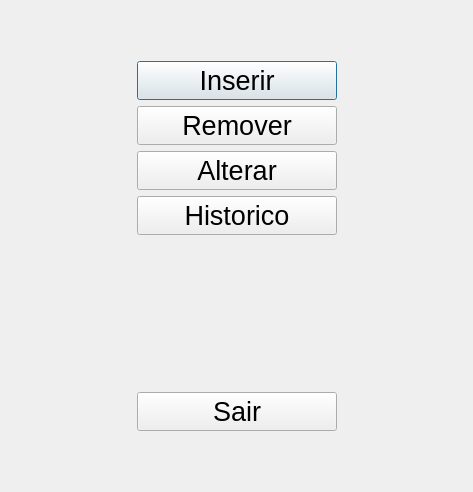
<?xml version="1.0" encoding="UTF-8"?>
<ui version="4.0">
 <class>FrmMenu</class>
 <widget class="QDialog" name="FrmMenu">
  <property name="geometry">
   <rect>
    <x>0</x>
    <y>0</y>
    <width>473</width>
    <height>492</height>
   </rect>
  </property>
  <property name="font">
   <font>
    <pointsize>20</pointsize>
   </font>
  </property>
  <property name="windowTitle">
   <string>FrmMenu</string>
  </property>
  <layout class="QVBoxLayout" name="verticalLayout_2">
   <item>
    <layout class="QVBoxLayout" name="verticalLayout">
     <property name="sizeConstraint">
      <enum>QLayout::SetMaximumSize</enum>
     </property>
     <property name="topMargin">
      <number>50</number>
     </property>
     <property name="bottomMargin">
      <number>50</number>
     </property>
     <item>
      <layout class="QHBoxLayout" name="horizontalLayout">
       <item>
        <spacer name="horizontalSpacer">
         <property name="orientation">
          <enum>Qt::Horizontal</enum>
         </property>
         <property name="sizeHint" stdset="0">
          <size>
           <width>40</width>
           <height>20</height>
          </size>
         </property>
        </spacer>
       </item>
       <item>
        <widget class="QPushButton" name="btnInserir">
         <property name="minimumSize">
          <size>
           <width>200</width>
           <height>0</height>
          </size>
         </property>
         <property name="text">
          <string>Inserir</string>
         </property>
        </widget>
       </item>
       <item>
        <spacer name="horizontalSpacer_2">
         <property name="orientation">
          <enum>Qt::Horizontal</enum>
         </property>
         <property name="sizeHint" stdset="0">
          <size>
           <width>40</width>
           <height>20</height>
          </size>
         </property>
        </spacer>
       </item>
      </layout>
     </item>
     <item>
      <layout class="QHBoxLayout" name="horizontalLayout_2">
       <item>
        <spacer name="horizontalSpacer_3">
         <property name="orientation">
          <enum>Qt::Horizontal</enum>
         </property>
         <property name="sizeHint" stdset="0">
          <size>
           <width>40</width>
           <height>20</height>
          </size>
         </property>
        </spacer>
       </item>
       <item>
        <widget class="QPushButton" name="btnRemover">
         <property name="minimumSize">
          <size>
           <width>200</width>
           <height>0</height>
          </size>
         </property>
         <property name="text">
          <string>Remover</string>
         </property>
        </widget>
       </item>
       <item>
        <spacer name="horizontalSpacer_4">
         <property name="orientation">
          <enum>Qt::Horizontal</enum>
         </property>
         <property name="sizeHint" stdset="0">
          <size>
           <width>40</width>
           <height>20</height>
          </size>
         </property>
        </spacer>
       </item>
      </layout>
     </item>
     <item>
      <layout class="QHBoxLayout" name="horizontalLayout_3">
       <item>
        <spacer name="horizontalSpacer_5">
         <property name="orientation">
          <enum>Qt::Horizontal</enum>
         </property>
         <property name="sizeHint" stdset="0">
          <size>
           <width>40</width>
           <height>20</height>
          </size>
         </property>
        </spacer>
       </item>
       <item>
        <widget class="QPushButton" name="btnAlterar">
         <property name="minimumSize">
          <size>
           <width>200</width>
           <height>0</height>
          </size>
         </property>
         <property name="text">
          <string>Alterar</string>
         </property>
        </widget>
       </item>
       <item>
        <spacer name="horizontalSpacer_6">
         <property name="orientation">
          <enum>Qt::Horizontal</enum>
         </property>
         <property name="sizeHint" stdset="0">
          <size>
           <width>40</width>
           <height>20</height>
          </size>
         </property>
        </spacer>
       </item>
      </layout>
     </item>
     <item>
      <layout class="QHBoxLayout" name="horizontalLayout_4">
       <item>
        <spacer name="horizontalSpacer_7">
         <property name="orientation">
          <enum>Qt::Horizontal</enum>
         </property>
         <property name="sizeHint" stdset="0">
          <size>
           <width>40</width>
           <height>20</height>
          </size>
         </property>
        </spacer>
       </item>
       <item>
        <widget class="QPushButton" name="btnHistorico">
         <property name="minimumSize">
          <size>
           <width>200</width>
           <height>0</height>
          </size>
         </property>
         <property name="text">
          <string>Historico</string>
         </property>
        </widget>
       </item>
       <item>
        <spacer name="horizontalSpacer_8">
         <property name="orientation">
          <enum>Qt::Horizontal</enum>
         </property>
         <property name="sizeHint" stdset="0">
          <size>
           <width>40</width>
           <height>20</height>
          </size>
         </property>
        </spacer>
       </item>
      </layout>
     </item>
     <item>
      <spacer name="verticalSpacer">
       <property name="orientation">
        <enum>Qt::Vertical</enum>
       </property>
       <property name="sizeHint" stdset="0">
        <size>
         <width>20</width>
         <height>40</height>
        </size>
       </property>
      </spacer>
     </item>
     <item>
      <layout class="QHBoxLayout" name="horizontalLayout_5">
       <item>
        <spacer name="horizontalSpacer_9">
         <property name="orientation">
          <enum>Qt::Horizontal</enum>
         </property>
         <property name="sizeHint" stdset="0">
          <size>
           <width>40</width>
           <height>20</height>
          </size>
         </property>
        </spacer>
       </item>
       <item>
        <widget class="QPushButton" name="btnSair">
         <property name="minimumSize">
          <size>
           <width>200</width>
           <height>0</height>
          </size>
         </property>
         <property name="text">
          <string>Sair</string>
         </property>
        </widget>
       </item>
       <item>
        <spacer name="horizontalSpacer_10">
         <property name="orientation">
          <enum>Qt::Horizontal</enum>
         </property>
         <property name="sizeHint" stdset="0">
          <size>
           <width>40</width>
           <height>20</height>
          </size>
         </property>
        </spacer>
       </item>
      </layout>
     </item>
    </layout>
   </item>
  </layout>
 </widget>
 <resources/>
 <connections/>
</ui>
